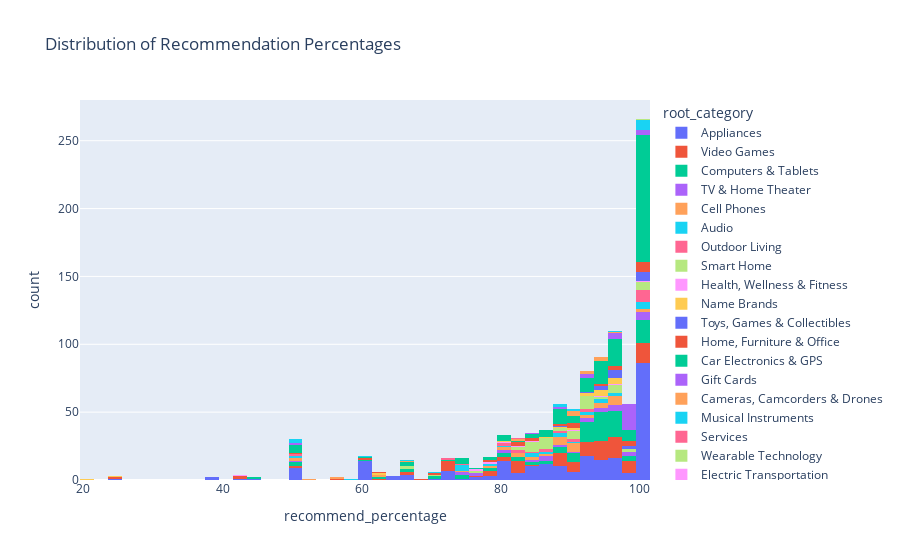

Here is the notebook cell this chart was saved with:
### Code cell
# Product Recommendation Percentage Distribution
fig = px.histogram(df, x='recommend_percentage', color='root_category',title='Distribution of Recommendation Percentages')
fig.show()

### Figure 1 — Plotly figure (JSON) as saved in the notebook; plotly's stock layout.template omitted (floating-point values rounded to 4 significant figures; data arrays with more than 128 entries replaced by an {"elided": "..."} marker saying what was removed)
{"data": [{"bingroup": "x", "hovertemplate": "root_category=Appliances<br>recommend_percentage=%{x}<br>count=%{y}<extra></extra>", "legendgroup": "Appliances", "marker": {"color": "#636efa", "pattern": {"shape": ""}}, "name": "Appliances", "orientation": "v", "showlegend": true, "type": "histogram", "x": {"elided": "246 float values"}, "xaxis": "x", "yaxis": "y"}, {"bingroup": "x", "hovertemplate": "root_category=Video Games<br>recommend_percentage=%{x}<br>count=%{y}<extra></extra>", "legendgroup": "Video Games", "marker": {"color": "#EF553B", "pattern": {"shape": ""}}, "name": "Video Games", "orientation": "v", "showlegend": true, "type": "histogram", "x": [43.0, 80.0, 90.0, 100.0, 93.0, 88.0, 91.0, 100.0, 97.0, 96.0, 43.0, 95.0, 99.0, 98.0, 78.0, 97.0, 95.0, 97.0, 100.0, 79.0, 73.0, 73.0, 73.0, 73.0, 68.0, 100.0, 98.0, 96.0, 94.0, 95.0, 100.0, 90.0, 100.0, 100.0, 76.0, 73.0, 98.0, 95.0, 98.0, 95.0, 50.0, 57.0, 92.0, 73.0, 85.0, 91.0, 95.0, 92.0, 92.0, 95.0, 92.0, 91.0, 79.0, 73.0, 89.0, 90.0, 100.0, 94.0, 92.0, 67.0, 89.0, 100.0, 94.0, 89.0, 88.0, 89.0, 94.0, 97.0, 90.0, 100.0, 100.0, 100.0, 80.0, 80.0, 79.0, 82.0, 82.0, 82.0, 97.0, 92.0, 82.0, 82.0, 99.0, 94.0, 82.0, 97.0, 99.0, 25.0, 94.0, 82.0, 82.0, 82.0, 100.0, 96.0, 88.0, 88.0, 67.0, 63.0, 97.0, 93.0, 100.0, 89.0, 96.0, 95.0, 96.0, 98.0, 97.0, 97.0, 88.0, 92.0, 92.0, 96.0, 98.0, 100.0, 97.0], "xaxis": "x", "yaxis": "y"}, {"bingroup": "x", "hovertemplate": "root_category=Computers & Tablets<br>recommend_percentage=%{x}<br>count=%{y}<extra></extra>", "legendgroup": "Computers & Tablets", "marker": {"color": "#00cc96", "pattern": {"shape": ""}}, "name": "Computers & Tablets", "orientation": "v", "showlegend": true, "type": "histogram", "x": [97.0, 97.0, 83.0, 83.0, 96.0, 93.0, 100.0, 100.0, 95.0, 94.0, 93.0, 97.0, 96.0, 97.0, 99.0, 95.0, 100.0, 50.0, 71.0, 95.0, 86.0, 92.0, 95.0, 97.0, 94.0, 99.0, 73.0, 92.0, 89.0, 92.0, 90.0, 100.0, 78.0, 100.0, 100.0, 95.0, 97.0, 70.0, 67.0, 94.0, 80.0, 90.0, 100.0, 100.0, 60.0, 94.0, 94.0, 100.0, 94.0, 80.0, 63.0, 67.0, 97.0, 93.0, 96.0, 92.0, 94.0, 79.0, 92.0, 50.0, 93.0, 100.0, 84.0, 91.0, 100.0, 75.0, 75.0, 95.0, 96.0, 96.0, 92.0, 95.0, 96.0, 94.0, 95.0, 96.0, 96.0, 95.0, 98.0, 96.0, 100.0, 95.0, 90.0, 88.0, 84.0, 100.0, 80.0, 91.0, 75.0, 100.0, 100.0, 50.0, 95.0, 86.0, 100.0, 99.0, 94.0, 93.0, 97.0, 88.0, 92.0, 97.0, 88.0, 92.0, 92.0, 100.0, 94.0, 92.0, 83.0, 90.0, 97.0, 91.0], "xaxis": "x", "yaxis": "y"}, {"bingroup": "x", "hovertemplate": "root_category=TV & Home Theater<br>recommend_percentage=%{x}<br>count=%{y}<extra></extra>", "legendgroup": "TV & Home Theater", "marker": {"color": "#ab63fa", "pattern": {"shape": ""}}, "name": "TV & Home Theater", "orientation": "v", "showlegend": true, "type": "histogram", "x": [84.0, 86.0, 91.0, 98.0, 97.0, 92.0, 92.0, 98.0, 96.0, 97.0, 86.0, 75.0, 100.0, 87.0, 92.0, 87.0, 84.0, 97.0, 100.0, 80.0, 80.0, 100.0, 94.0, 77.0, 74.0, 98.0, 50.0, 89.0, 100.0, 77.0, 100.0, 100.0, 89.0, 95.0, 94.0], "xaxis": "x", "yaxis": "y"}, {"bingroup": "x", "hovertemplate": "root_category=Cell Phones<br>recommend_percentage=%{x}<br>count=%{y}<extra></extra>", "legendgroup": "Cell Phones", "marker": {"color": "#FFA15A", "pattern": {"shape": ""}}, "name": "Cell Phones", "orientation": "v", "showlegend": true, "type": "histogram", "x": [89.0, 95.0, 96.0, 97.0, 97.0, 84.0, 96.0, 93.0, 90.0, 75.0, 92.0, 80.0, 89.0, 96.0, 89.0, 85.0, 90.0, 86.0, 79.0, 91.0, 91.0, 89.0, 91.0, 89.0, 96.0, 97.0, 63.0, 90.0, 50.0, 95.0, 82.0, 94.0, 94.0, 50.0, 100.0, 63.0, 83.0, 80.0, 100.0, 57.0, 83.0, 89.0], "xaxis": "x", "yaxis": "y"}, {"bingroup": "x", "hovertemplate": "root_category=Audio<br>recommend_percentage=%{x}<br>count=%{y}<extra></extra>", "legendgroup": "Audio", "marker": {"color": "#19d3f3", "pattern": {"shape": ""}}, "name": "Audio", "orientation": "v", "showlegend": true, "type": "histogram", "x": [92.0, 94.0, 75.0, 96.0, 95.0, 100.0, 100.0, 100.0, 89.0, 86.0, 87.0, 91.0, 88.0, 85.0, 94.0, 78.0, 74.0, 84.0, 84.0, 100.0, 50.0, 100.0, 74.0, 89.0, 80.0, 75.0, 50.0, 58.0, 79.0, 92.0, 96.0], "xaxis": "x", "yaxis": "y"}, {"bingroup": "x", "hovertemplate": "root_category=Outdoor Living<br>recommend_percentage=%{x}<br>count=%{y}<extra></extra>", "legendgroup": "Outdoor Living", "marker": {"color": "#FF6692", "pattern": {"shape": ""}}, "name": "Outdoor Living", "orientation": "v", "showlegend": true, "type": "histogram", "x": [100.0, 89.0, 100.0, 100.0, 92.0, 91.0, 100.0, 100.0, 100.0, 91.0, 84.0, 100.0, 81.0, 86.0, 87.0, 73.0, 75.0, 92.0, 82.0, 100.0, 50.0, 80.0, 83.0, 100.0], "xaxis": "x", "yaxis": "y"}, {"bingroup": "x", "hovertemplate": "root_category=Smart Home<br>recommend_percentage=%{x}<br>count=%{y}<extra></extra>", "legendgroup": "Smart Home", "marker": {"color": "#B6E880", "pattern": {"shape": ""}}, "name": "Smart Home", "orientation": "v", "showlegend": true, "type": "histogram", "x": [100.0, 97.0, 82.0, 84.0, 93.0, 96.0, 93.0, 87.0, 87.0, 88.0, 92.0, 100.0, 92.0, 90.0, 67.0, 87.0, 82.0, 93.0, 100.0, 91.0, 92.0, 93.0, 77.0, 85.0, 85.0, 85.0, 96.0, 86.0, 93.0, 91.0, 86.0, 100.0, 67.0, 98.0, 77.0, 97.0, 96.0, 96.0, 100.0, 86.0, 71.0, 91.0, 87.0, 85.0, 93.0, 100.0, 91.0, 88.0, 91.0, 93.0, 85.0, 85.0, 94.0, 98.0, 86.0], "xaxis": "x", "yaxis": "y"}, {"bingroup": "x", "hovertemplate": "root_category=Health, Wellness & Fitness<br>recommend_percentage=%{x}<br>count=%{y}<extra></extra>", "legendgroup": "Health, Wellness & Fitness", "marker": {"color": "#FF97FF", "pattern": {"shape": ""}}, "name": "Health, Wellness & Fitness", "orientation": "v", "showlegend": true, "type": "histogram", "x": [94.0, 90.0, 82.0, 78.0, 85.0, 76.0, 96.0, 80.0, 100.0], "xaxis": "x", "yaxis": "y"}, {"bingroup": "x", "hovertemplate": "root_category=Name Brands<br>recommend_percentage=%{x}<br>count=%{y}<extra></extra>", "legendgroup": "Name Brands", "marker": {"color": "#FECB52", "pattern": {"shape": ""}}, "name": "Name Brands", "orientation": "v", "showlegend": true, "type": "histogram", "x": [20.0, 63.0, 86.0, 25.0, 94.0, 80.0, 94.0, 95.0, 92.0, 94.0, 96.0, 96.0, 93.0, 97.0, 97.0, 91.0, 89.0], "xaxis": "x", "yaxis": "y"}, {"bingroup": "x", "hovertemplate": "root_category=Toys, Games & Collectibles<br>recommend_percentage=%{x}<br>count=%{y}<extra></extra>", "legendgroup": "Toys, Games & Collectibles", "marker": {"color": "#636efa", "pattern": {"shape": ""}}, "name": "Toys, Games & Collectibles", "orientation": "v", "showlegend": true, "type": "histogram", "x": [100.0, 100.0, 97.0, 89.0, 100.0, 100.0, 99.0, 100.0, 95.0, 96.0, 97.0, 96.0, 100.0, 94.0, 99.0, 94.0, 97.0, 97.0, 93.0], "xaxis": "x", "yaxis": "y"}, {"bingroup": "x", "hovertemplate": "root_category=Home, Furniture & Office<br>recommend_percentage=%{x}<br>count=%{y}<extra></extra>", "legendgroup": "Home, Furniture & Office", "marker": {"color": "#EF553B", "pattern": {"shape": ""}}, "name": "Home, Furniture & Office", "orientation": "v", "showlegend": true, "type": "histogram", "x": [71.0, 83.0, 99.0, 97.0, 98.0, 100.0, 99.0, 100.0, 78.0, 100.0, 98.0, 94.0, 100.0, 100.0, 82.0, 88.0, 83.0, 85.0, 96.0, 97.0, 78.0, 95.0, 50.0, 91.0, 60.0, 100.0, 100.0, 91.0, 84.0, 100.0, 91.0, 91.0, 62.0], "xaxis": "x", "yaxis": "y"}, {"bingroup": "x", "hovertemplate": "root_category=Car Electronics & GPS<br>recommend_percentage=%{x}<br>count=%{y}<extra></extra>", "legendgroup": "Car Electronics & GPS", "marker": {"color": "#00cc96", "pattern": {"shape": ""}}, "name": "Car Electronics & GPS", "orientation": "v", "showlegend": true, "type": "histogram", "x": {"elided": "195 float values"}, "xaxis": "x", "yaxis": "y"}, {"bingroup": "x", "hovertemplate": "root_category=Gift Cards<br>recommend_percentage=%{x}<br>count=%{y}<extra></extra>", "legendgroup": "Gift Cards", "marker": {"color": "#ab63fa", "pattern": {"shape": ""}}, "name": "Gift Cards", "orientation": "v", "showlegend": true, "type": "histogram", "x": [98.0, 98.0, 98.0, 96.0, 100.0, 100.0, 98.0, 99.0, 96.0, 98.0, 98.0, 99.0, 98.0, 99.0, 92.0, 92.0, 89.0, 89.0, 98.0, 98.0, 85.0, 96.0, 100.0, 92.0, 50.0, 100.0, 98.0, 99.0, 98.0, 98.0, 98.0, 96.0, 98.0, 98.0], "xaxis": "x", "yaxis": "y"}, {"bingroup": "x", "hovertemplate": "root_category=Cameras, Camcorders & Drones<br>recommend_percentage=%{x}<br>count=%{y}<extra></extra>", "legendgroup": "Cameras, Camcorders & Drones", "marker": {"color": "#FFA15A", "pattern": {"shape": ""}}, "name": "Cameras, Camcorders & Drones", "orientation": "v", "showlegend": true, "type": "histogram", "x": [82.0, 91.0, 91.0, 93.0, 92.0, 96.0, 52.0, 67.0, 94.0, 91.0, 94.0, 91.0, 95.0], "xaxis": "x", "yaxis": "y"}, {"bingroup": "x", "hovertemplate": "root_category=Musical Instruments<br>recommend_percentage=%{x}<br>count=%{y}<extra></extra>", "legendgroup": "Musical Instruments", "marker": {"color": "#19d3f3", "pattern": {"shape": ""}}, "name": "Musical Instruments", "orientation": "v", "showlegend": true, "type": "histogram", "x": [91.0, 67.0, 60.0, 100.0, 89.0, 71.0, 100.0, 100.0, 100.0, 100.0, 88.0, 100.0, 96.0, 100.0, 50.0, 50.0, 50.0], "xaxis": "x", "yaxis": "y"}, {"bingroup": "x", "hovertemplate": "root_category=Services<br>recommend_percentage=%{x}<br>count=%{y}<extra></extra>", "legendgroup": "Services", "marker": {"color": "#FF6692", "pattern": {"shape": ""}}, "name": "Services", "orientation": "v", "showlegend": true, "type": "histogram", "x": [83.0], "xaxis": "x", "yaxis": "y"}, {"bingroup": "x", "hovertemplate": "root_category=Wearable Technology<br>recommend_percentage=%{x}<br>count=%{y}<extra></extra>", "legendgroup": "Wearable Technology", "marker": {"color": "#B6E880", "pattern": {"shape": ""}}, "name": "Wearable Technology", "orientation": "v", "showlegend": true, "type": "histogram", "x": [100.0], "xaxis": "x", "yaxis": "y"}, {"bingroup": "x", "hovertemplate": "root_category=Electric Transportation<br>recommend_percentage=%{x}<br>count=%{y}<extra></extra>", "legendgroup": "Electric Transportation", "marker": {"color": "#FF97FF", "pattern": {"shape": ""}}, "name": "Electric Transportation", "orientation": "v", "showlegend": true, "type": "histogram", "x": [43.0], "xaxis": "x", "yaxis": "y"}], "layout": {"barmode": "relative", "legend": {"title": {"text": "root_category"}, "tracegroupgap": 0}, "title": {"text": "Distribution of Recommendation Percentages"}, "xaxis": {"anchor": "y", "domain": [0, 1], "title": {"text": "recommend_percentage"}}, "yaxis": {"anchor": "x", "domain": [0, 1], "title": {"text": "count"}}}}
